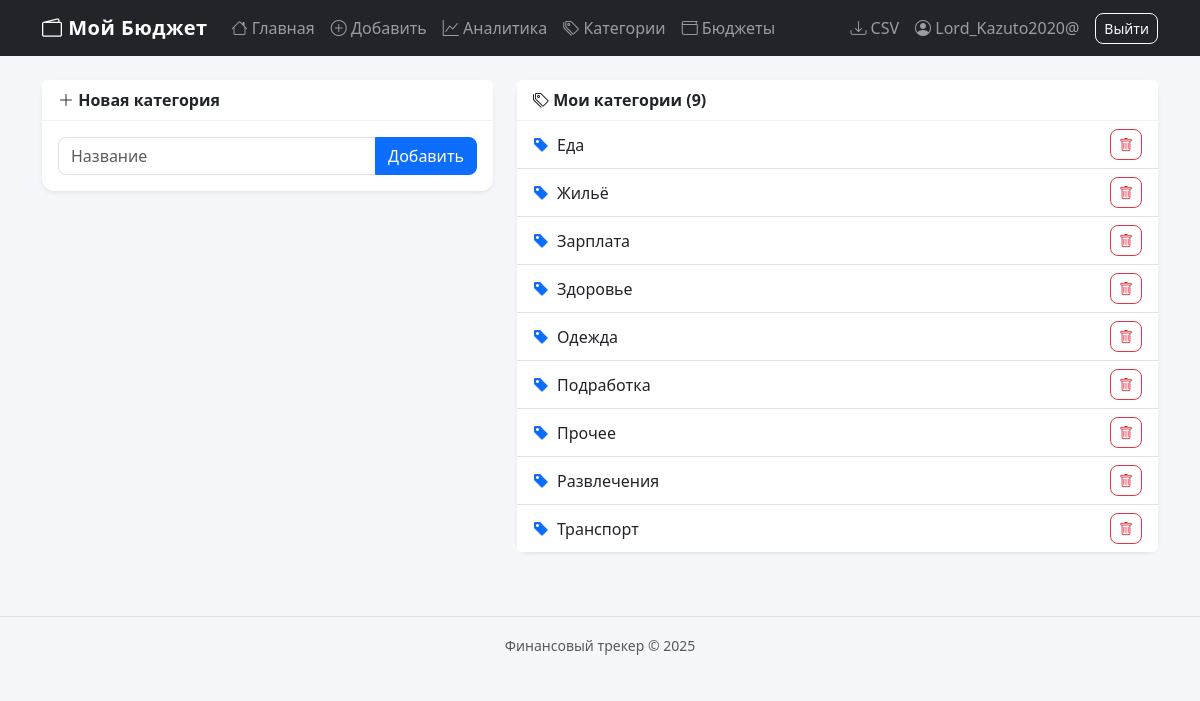
/categories (signed in), run on the app's committed database.
### models.py (models this page shows, shortened)
class User(UserMixin, db.Model):
    id = db.Column(db.Integer, primary_key=True)
    username = db.Column(db.String(80), unique=True, nullable=False, index=True)
    password_hash = db.Column(db.String(255), nullable=False)
    created_at = db.Column(db.DateTime, default=utcnow)
    expenses = db.relationship("Expense", backref="user", lazy=True, cascade="all, delete-orphan")
    categories = db.relationship("Category", backref="user", lazy=True, cascade="all, delete-orphan")
    budgets = db.relationship("Budget", backref="user", lazy=True, cascade="all, delete-orphan")

class Category(db.Model):
    id = db.Column(db.Integer, primary_key=True)
    name = db.Column(db.String(50), nullable=False)
    user_id = db.Column(db.Integer, db.ForeignKey("user.id"), nullable=False, index=True)
    __table_args__ = (
        db.UniqueConstraint("user_id", "name", name="_user_category_name_uc"),
    )

### app.py (the view, shortened to what this page needs)
@app.route("/categories", methods=["GET", "POST"])
@login_required
def categories():
    form = CategoryForm()
    user_categories = Category.query.filter_by(
        user_id=current_user.id
    ).order_by(Category.name).all()
    return render_template("categories.html", categories=user_categories, form=form)

### forms.py
class CategoryForm(FlaskForm):
    name = StringField("Название", validators=[DataRequired(), Length(min=1, max=50)])
    submit = SubmitField("Добавить")

### app.py (called while the page is built)
@login_manager.user_loader
def load_user(user_id):
    return db.session.get(User, int(user_id))

### templates/categories.html (shortened to what this page needs)
{% extends "base.html" %}
{% block content %}
<div class="row g-4">
    <div class="col-md-5">
        <div class="card shadow-sm">
            <div class="card-header"><i class="bi bi-plus-lg"></i> Новая категория</div>
            <div class="card-body">
                <form method="post" novalidate>
                    <div class="input-group">
                        {{ form.name(class="form-control", placeholder="Название") }}
                        {{ form.submit(class="btn btn-primary") }}
                    </div>
                </form>
            </div>
        </div>
    </div>
    <div class="col-md-7">
        <div class="card shadow-sm">
            <div class="card-header"><i class="bi bi-tags"></i> Мои категории ({{ categories|length }})</div>
            <ul class="list-group list-group-flush">
                {% for c in categories %}
                <li class="list-group-item d-flex justify-content-between align-items-center">
                    <span><i class="bi bi-tag-fill text-primary me-2"></i>{{ c.name }}</span>
                    <form method="post" action="{{ url_for('delete_category', cat_id=c.id) }}"
                          onsubmit="return confirm('Удалить категорию {{ c.name }}?');">
                        <button class="btn btn-sm btn-outline-danger"><i class="bi bi-trash"></i></button>
                    </form>
                </li>
                {% else %}
                <li class="list-group-item text-center text-muted py-4">Категорий нет</li>
                {% endfor %}
            </ul>
        </div>
    </div>
</div>
{% endblock %}

### templates/base.html (shortened to what this page needs)
<!DOCTYPE html>
<html lang="ru">
<head>
    <link href="https://cdn.jsdelivr.net/npm/bootstrap@5.3.3/dist/css/bootstrap.min.css" rel="stylesheet">
    <link href="https://cdn.jsdelivr.net/npm/bootstrap-icons@1.11.3/font/bootstrap-icons.css" rel="stylesheet">
    <link rel="stylesheet" href="{{ url_for('static', filename='css/style.css') }}">
</head>
<body>
<nav class="navbar navbar-expand-lg navbar-dark bg-dark mb-4">
    <div class="container">
        <a class="navbar-brand" href="{{ url_for('index') }}"><i class="bi bi-wallet2"></i> Мой Бюджет</a>
        <div class="collapse navbar-collapse" id="nav">
            {% if current_user.is_authenticated %}
            <ul class="navbar-nav me-auto">
                <li class="nav-item"><a class="nav-link" href="{{ url_for('index') }}"><i class="bi bi-house"></i> Главная</a></li>
                <li class="nav-item"><a class="nav-link" href="{{ url_for('add_expense') }}"><i class="bi bi-plus-circle"></i> Добавить</a></li>
                <li class="nav-item"><a class="nav-link" href="{{ url_for('analytics') }}"><i class="bi bi-graph-up"></i> Аналитика</a></li>
                <li class="nav-item"><a class="nav-link" href="{{ url_for('categories') }}"><i class="bi bi-tags"></i> Категории</a></li>
                <li class="nav-item"><a class="nav-link" href="{{ url_for('budgets') }}"><i class="bi bi-wallet"></i> Бюджеты</a></li>
            </ul>
            <ul class="navbar-nav align-items-lg-center">
                <li class="nav-item">
                    <a class="nav-link" href="{{ url_for('export_csv') }}" title="Скачать CSV"><i class="bi bi-download"></i> CSV</a>
                </li>
                <li class="nav-item">
                    <a class="nav-link" href="{{ url_for('profile') }}"><i class="bi bi-person-circle"></i> {{ current_user.username }}</a>
                </li>
                <li class="nav-item"><a class="btn btn-outline-light btn-sm ms-lg-2" href="{{ url_for('logout') }}">Выйти</a></li>
            </ul>
            {% endif %}
        </div>
    </div>
</nav>
<main class="container mb-5">
    {% if not_found %}
        <div class="text-center py-5">
            <h1 class="display-1">404</h1>
            <p class="lead">Страница или объект не найдены</p>
            <a class="btn btn-primary" href="{{ url_for('index') }}">На главную</a>
        </div>
    {% else %}
        {% block content %}{% endblock %}
    {% endif %}
</main>
<footer class="text-center text-muted py-3 border-top"><small>Финансовый трекер © 2025</small></footer>
</body>
</html>

### static/css/style.css (style rules this page uses)
body { background: #f5f7fb; }
.card { border: none; border-radius: 12px; }
.card-header { background: #fff; border-bottom: 1px solid #eef1f5; font-weight: 600; }
.navbar-brand { font-weight: 700; letter-spacing: .5px; }
.form-control, .form-select { border-radius: 8px; }
.btn { border-radius: 8px; }
footer { margin-top: 4rem; }

### data on the page
User: username "Lord_Kazuto2020@"
Category: name "Еда"
Category: name "Жильё"
Category: name "Зарплата"
Category: name "Здоровье"
Category: name "Одежда"
Category: name "Подработка"
Category: name "Прочее"
Category: name "Развлечения"
Category: name "Транспорт"

### other printed values
{{ categories|length }} "9"
